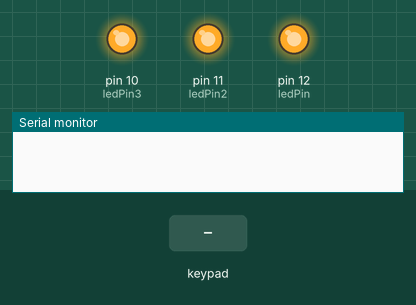
Bench run of a sketch on a simulated Arduino Uno, built with avr-gcc and run on an emulated ATmega328P. Shown: output pins drawn as LEDs (lit = HIGH), the last lines printed to the serial monitor. Inputs (shaded band) come from the test bench.

Above: at 1.2 s.
1.3 s: key '*' pressed
At 1.7 s:
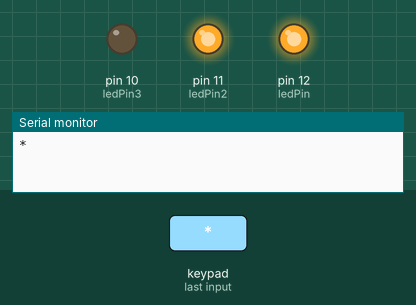
2.8 s: keypad keys 5 4 3 2 # pressed 0.4 s apart
At 5.4 s:
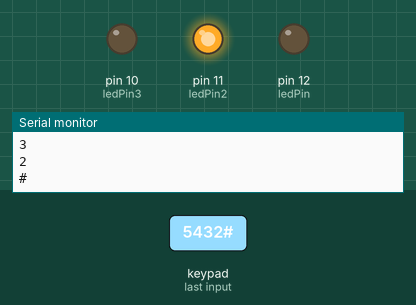
6.3 s: key '0' pressed
At 7.0 s:
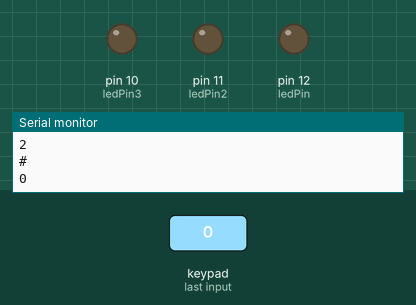
7.8 s: keypad keys 7 6 8 9 # pressed 0.4 s apart
At 10.3 s:
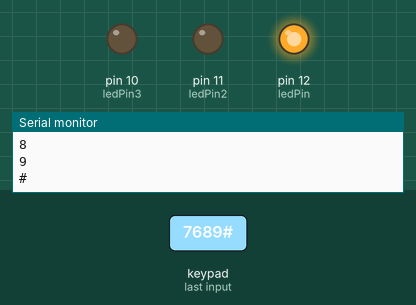
11.3 s: keypad keys 1 3 9 7 * pressed 0.4 s apart
At 14.2 s:
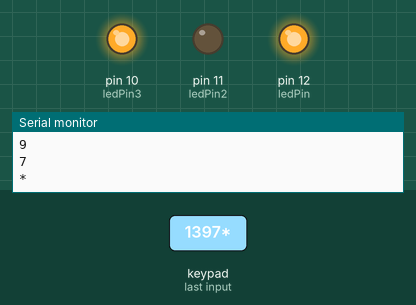
14.8 s: key '#' pressed
At 15.5 s:
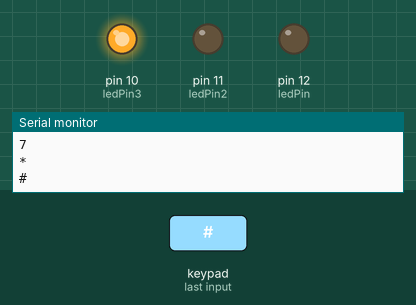
Timing chart, 0 to 17.3 s (numbered marks = the images above; inputs shaded):
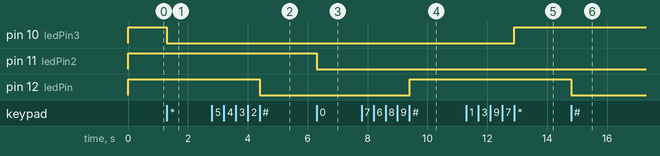

Measured:
- after the input at 1.3 s, pin 10 (ledPin3): HIGH → LOW at once
- after the input at 2.8 s, pin 12 (ledPin): HIGH → LOW after 1.6 s
- after the input at 6.3 s, pin 11 (ledPin2): HIGH → LOW at once
- after the input at 7.8 s, pin 12 (ledPin): LOW → HIGH after 1.6 s
- after the input at 11.3 s, pin 10 (ledPin3): LOW → HIGH after 1.6 s
- after the input at 14.8 s, pin 12 (ledPin): HIGH → LOW at once

The sketch:

Keypad_LED_RGB.ino
```cpp
#include <Keypad.h>

const byte ROWS = 4; //empat baris
const byte COLS = 4; //empat kolom

//inisialisasi huruf pada keypad
char keys[ROWS][COLS] = {
  {'1', '2', '3', 'A'},
  {'4', '5', '6', 'B'},
  {'7', '8', '9', 'C'},
  {'*', '0', '#', 'D'}
};
//hubungkan pada pin baris
byte rowPins[ROWS] = {5, 4, 3, 2};

//hubungkan pada pin kolom
byte colPins[COLS] = {7, 6, 8, 9};


Keypad keypad = Keypad( makeKeymap(keys), rowPins, colPins, ROWS, COLS );
byte ledPin = 12;
byte ledPin2 = 11;
byte ledPin3 = 10;

boolean blink = false;
boolean ledPin_state;
boolean ledPin_state2;
boolean ledPin_state3;

void setup() {
  Serial.begin(9600);

  //inisialisai pinMode
  pinMode(ledPin, OUTPUT);
  pinMode(ledPin2, OUTPUT);
  pinMode(ledPin3, OUTPUT);

  //Nyalakan semua warna LED
  digitalWrite(ledPin, HIGH);
  digitalWrite(ledPin2, HIGH);
  digitalWrite(ledPin3, HIGH);

  //Posisi logika LED trakhir
  ledPin_state = digitalRead(ledPin);
  ledPin_state2 = digitalRead(ledPin2);
  ledPin_state3 = digitalRead(ledPin3);

  // Tambahkan event keypad
  keypad.addEventListener(keypadEvent);
}

void loop() {
  char key = keypad.getKey();

  if (key) {
    Serial.println(key);
  }
  if (blink) {
    digitalWrite(ledPin, !digitalRead(ledPin));
    digitalWrite(ledPin2, !digitalRead(ledPin2));
    digitalWrite(ledPin3, !digitalRead(ledPin3)); // Change the ledPin from Hi2Lo or Lo2Hi.
    delay(100);
  }
}

// untuk event salah satu keypad tertekan.
void keypadEvent(KeypadEvent key) {
  switch (keypad.getState()) {
    case PRESSED:
      if (key == '#') {
        digitalWrite(ledPin, !digitalRead(ledPin));
        ledPin_state = digitalRead(ledPin);        // Remember LED state, lit or unlit.
      }

      if (key == '0') {
        digitalWrite(ledPin2, !digitalRead(ledPin2));
        ledPin_state2 = digitalRead(ledPin2);        // Remember LED state, lit or unlit.
      }
      if (key == '*') {
        digitalWrite(ledPin3, !digitalRead(ledPin3));
        ledPin_state3 = digitalRead(ledPin3);        // Remember LED state, lit or unlit.
      }
      break;
    // Event saat keypad dilepas
    case RELEASED:
      if (key == '9') {
        digitalWrite(ledPin, ledPin_state);
        digitalWrite(ledPin2, ledPin_state2);
        digitalWrite(ledPin3, ledPin_state3); // Restore LED state from before it started blinking.
        blink = false;
      }
      break;
    //event keypad saat ditekan dan ditahan
    case HOLD:
      if (key == '9') {
        blink = true;    // Blink the LED when holding the * key.
      }
      break;
  }
}
```
